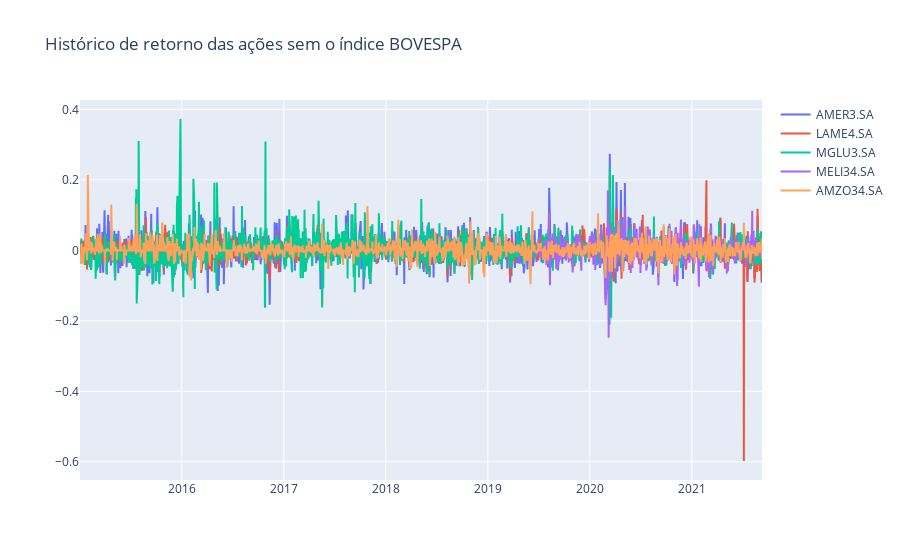

Notebook cell for this chart:
### Markdown cell above
### Histórico de retorno das ações

### Code cell
dataset_date = pd.read_csv('carteira.csv')
date = dataset_date.filter(["Date"]) 
taxas_retorno_date = pd.concat([date, taxas_retorno], axis=1)
taxas_retorno_date = taxas_retorno_date.drop(["^BVSP"], axis=1)

figura = px.line(title = 'Histórico de retorno das ações sem o índice BOVESPA')
for iterador in taxas_retorno_date.columns[1:]:
  figura.add_scatter(x = taxas_retorno_date["Date"] ,y = taxas_retorno_date[iterador], name = iterador)
figura.show()

### Figure 1 — Plotly figure (JSON) as saved in the notebook; plotly's stock layout.template omitted (floating-point values rounded to 4 significant figures; data arrays with more than 128 entries replaced by an {"elided": "..."} marker saying what was removed)
{"data": [{"name": "AMER3.SA", "type": "scatter", "x": {"elided": "1658 str values"}, "y": {"elided": "1658 float values"}}, {"name": "LAME4.SA", "type": "scatter", "x": {"elided": "1658 str values"}, "y": {"elided": "1658 float values"}}, {"name": "MGLU3.SA", "type": "scatter", "x": {"elided": "1658 str values"}, "y": {"elided": "1658 float values"}}, {"name": "MELI34.SA", "type": "scatter", "x": {"elided": "1658 str values"}, "y": {"elided": "1658 float values"}}, {"name": "AMZO34.SA", "type": "scatter", "x": {"elided": "1658 str values"}, "y": {"elided": "1658 float values"}}], "layout": {"legend": {"tracegroupgap": 0}, "title": {"text": "Histórico de retorno das ações sem o índice BOVESPA"}, "xaxis": {"anchor": "y", "domain": [0, 1]}, "yaxis": {"anchor": "x", "domain": [0, 1]}}}
